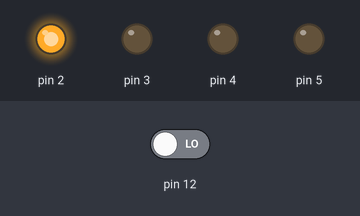
A sketch run on a simulated Arduino Uno, built with avr-gcc and run on an emulated ATmega328P. On the bench: output pins drawn as LEDs (lit = HIGH). Dashed ring = blinking. The test bench sets the inputs (shaded band); at power-on: pin 12 LOW.

Above: at 1.2 s.
1.3 s: pin 12 driven HIGH
At 1.67 s:
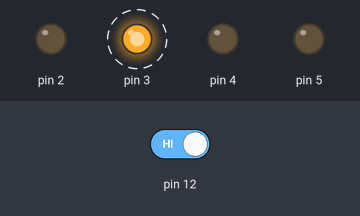
At 2.17 s:
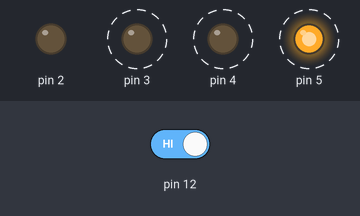
4.3 s: pin 12 driven LOW
At 5.1 s:
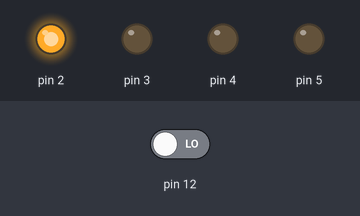
Timing chart, 0 to 7.3 s (numbered marks = the images above; inputs shaded):
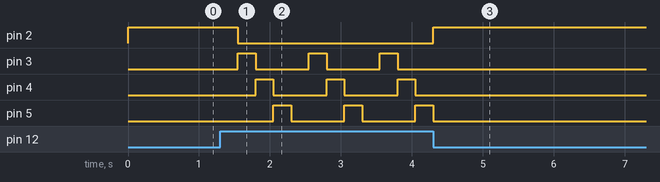

The sketch:

simple-led-button-circuit.ino
```cpp
int i = 1;
void setup() {
  pinMode(12,INPUT);
  pinMode(2,OUTPUT);
  pinMode(3,OUTPUT);
  pinMode(4,OUTPUT);
  pinMode(5,OUTPUT);
}

void loop() {
if(digitalRead(12)){
  i= i +1;
  delay(250);
}

if(i == 1){
  digitalWrite(2,HIGH);
  digitalWrite(3,LOW);
  digitalWrite(4,LOW);
  digitalWrite(5,LOW);
}

if(i == 2){
  digitalWrite(2,LOW);
  digitalWrite(3,HIGH);
  digitalWrite(4,LOW);
  digitalWrite(5,LOW);
}

if(i == 3){
  digitalWrite(2,LOW);
  digitalWrite(3,LOW);
  digitalWrite(4,HIGH);
  digitalWrite(5,LOW);
}

else if(i == 4){
  digitalWrite(2,LOW);
  digitalWrite(3,LOW);
  digitalWrite(4,LOW);
  digitalWrite(5,HIGH);
}

if(i == 5){
  i = 1;
  digitalWrite(2,LOW);
  digitalWrite(3,LOW);
  digitalWrite(4,LOW);
  digitalWrite(5,LOW);
}
}
```

Measured:
- after the input at 1.3 s, pin 2: HIGH → LOW after 0.25 s; pin 3: alternates HIGH for 0.25 s and LOW for 0.75 s, starting after 0.25 s; pin 4: alternates HIGH for 0.25 s and LOW for 0.75 s, starting after 0.50 s; pin 5: alternates HIGH for 0.25 s and LOW for 0.75 s, starting after 0.75 s
- after the input at 4.3 s, pin 2: LOW → HIGH at once; pin 3, pin 4: stops changing and stays LOW; pin 5: goes on until 4.3 s, then stays LOW
